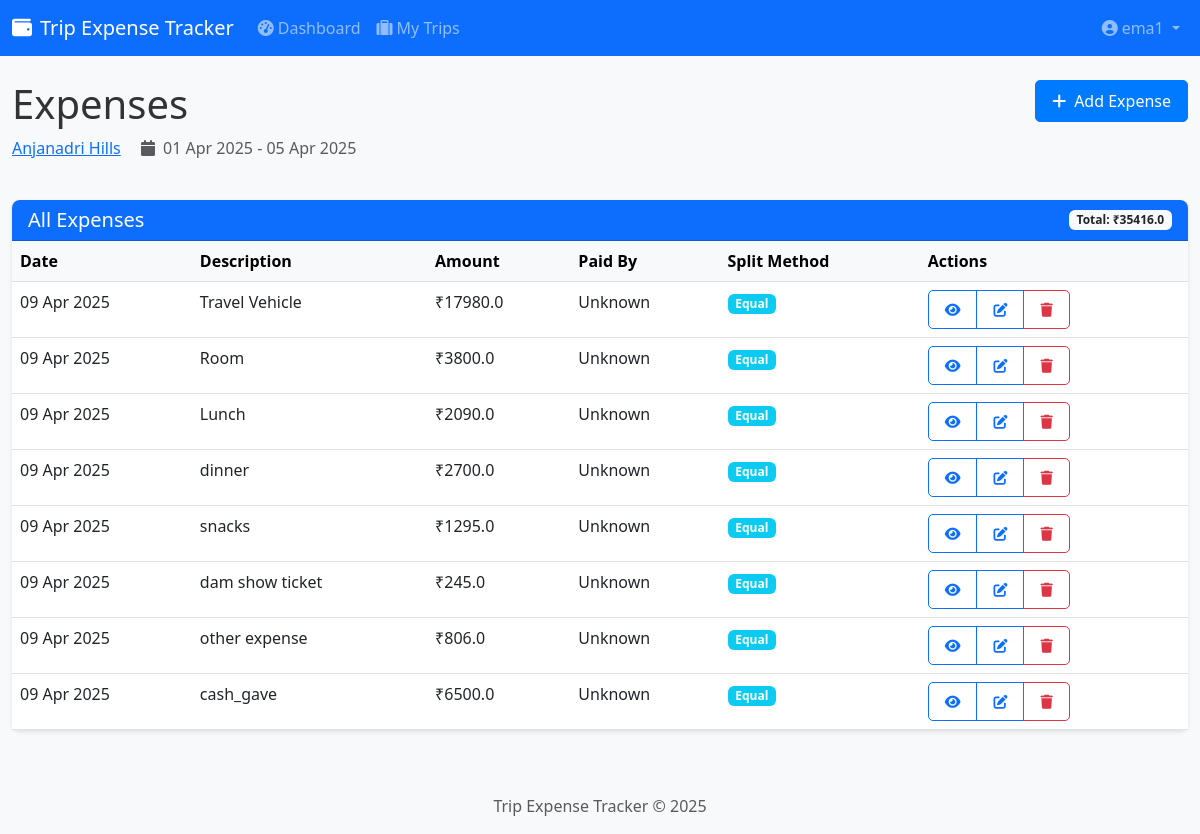
The page /trips/3/expenses (signed in) on the database as committed earlier.
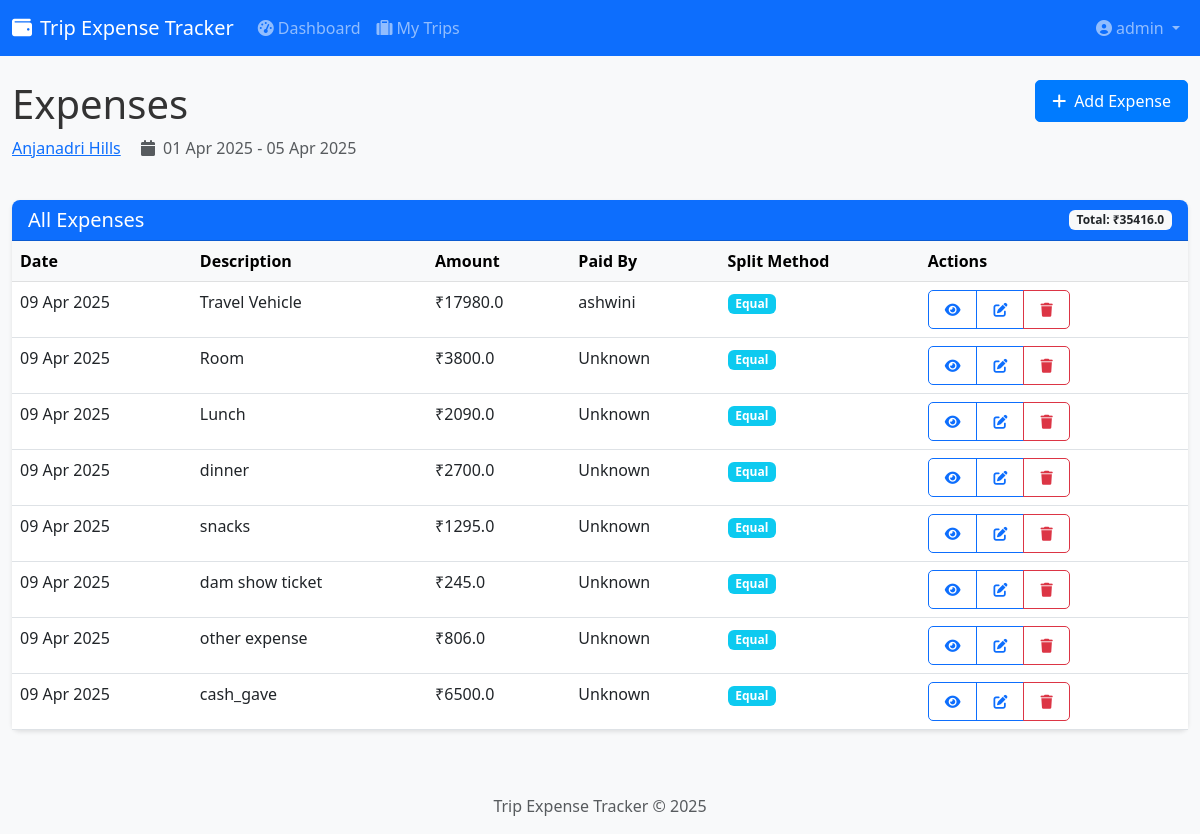
The same page on the database as committed later.
### expense_tracker/backend/models/user.py (models this page shows, shortened)
class User(UserMixin, db.Model):
    id = db.Column(db.Integer, primary_key=True)
    email = db.Column(db.String(120), unique=True, nullable=False, index=True)
    name = db.Column(db.String(100), nullable=False)
    password_hash = db.Column(db.String(128))
    created_at = db.Column(db.DateTime, default=datetime.utcnow)
    last_seen = db.Column(db.DateTime, default=datetime.utcnow)
    is_admin = db.Column(db.Boolean, default=False)
    trips_created = db.relationship('Trip', backref='admin', lazy='dynamic', foreign_keys='Trip.admin_id')

### expense_tracker/backend/models/expense.py (models this page shows, shortened)
class Expense(db.Model):
    id = db.Column(db.Integer, primary_key=True)
    description = db.Column(db.String(200), nullable=False)
    amount = db.Column(db.Float, nullable=False)
    currency = db.Column(db.String(3), default='INR')
    date = db.Column(db.DateTime, default=datetime.utcnow)
    created_at = db.Column(db.DateTime, default=datetime.utcnow)
    updated_at = db.Column(db.DateTime, default=datetime.utcnow, onupdate=datetime.utcnow)
    split_method = db.Column(db.String(20), default='equal')
    payer_id = db.Column(db.String(100), nullable=False)  # Can be user ID or 'unregistered_name'
    trip_id = db.Column(db.Integer, db.ForeignKey('trip.id'), nullable=False)
    participants = db.Column(db.Text, nullable=False, default='[]')  # Registered participants
    shares = db.Column(db.Text, nullable=False, default='{}')  # Shares for all participants
    items = db.Column(db.Text, nullable=True, default='[]')  # For itemized expenses and unregistered participants

### expense_tracker/backend/routes/expenses.py (the view)
@bp.route('/<int:trip_id>/expenses')
@login_required
def list_expenses(trip_id):
    trip = Trip.query.get_or_404(trip_id)
    participants = trip.get_participants_list()
    if str(current_user.id) not in participants and current_user.id != trip.admin_id:
        flash('You do not have access to this trip', 'error')
        return redirect(url_for('trips.list_trips'))
    expenses = Expense.query.filter_by(trip_id=trip_id).order_by(Expense.date.desc()).all()
    user_map = {str(user.id): user.name for user in User.query.all()}
    return render_template('expenses/list.html',
                          trip=trip,
                          expenses=expenses,
                          user_map=user_map)

### expense_tracker/backend/models/trip.py (called while the page is built)
    def get_participants_list(self):
        if self.participants is None:
            return []
        return json.loads(self.participants)

    def calculate_total_expenses(self):
        return sum(expense.amount for expense in self.expenses)

### expense_tracker/backend/templates/expenses/list.html (shortened to what this page needs)
{% extends "base.html" %}
{% block content %}
<div class="row mb-4">
    <div class="col-md-8">
        <h1 class="mb-2">Expenses</h1>
        <p class="text-muted">
            <a href="{{ url_for('trips.view_trip', trip_id=trip.id) }}">{{ trip.name }}</a>
            <i class="fas fa-calendar ms-3 me-1"></i>
            {{ trip.start_date.strftime('%d %b %Y') }} - {{ trip.end_date.strftime('%d %b %Y') }}
        </p>
    </div>
    <div class="col-md-4 text-end">
        <a href="{{ url_for('expenses.add_expense', trip_id=trip.id) }}" class="btn btn-primary">
            <i class="fas fa-plus me-2"></i>Add Expense
        </a>
    </div>
</div>
{% if expenses %}
<div class="card">
    <div class="card-header bg-primary text-white">
        <div class="d-flex justify-content-between align-items-center">
            <h5 class="mb-0">All Expenses</h5>
            <span class="badge bg-light text-dark">Total: ₹{{ trip.calculate_total_expenses()|round(2) }}</span>
        </div>
    </div>
    <div class="card-body p-0">
        <div class="table-responsive">
            <table class="table table-hover mb-0">
                <thead class="table-light">
                    <tr>
                        <th>Date</th>
                        <th>Description</th>
                        <th>Amount</th>
                        <th>Paid By</th>
                        <th>Split Method</th>
                        <th>Actions</th>
                    </tr>
                </thead>
                <tbody>
                    {% for expense in expenses %}
                    <tr>
                        <td>{{ expense.date.strftime('%d %b %Y') }}</td>
                        <td>{{ expense.description }}</td>
                        <td>₹{{ expense.amount|round(2) }}</td>
                        <td>
                            {% if expense.payer_id == current_user.id %}
                            <span class="badge bg-primary">You</span>
                            {% else %}
                            {{ user_map.get(expense.payer_id|string, 'Unknown') }}
                            {% endif %}
                        </td>
                        <td>
                            {% if expense.split_method == 'equal' %}
                            <span class="badge bg-info">Equal</span>
                            {% elif expense.split_method == 'exact' %}
                            <span class="badge bg-warning">Exact</span>
                            {% elif expense.split_method == 'itemized' %}
                            <span class="badge bg-success">Itemized</span>
                            {% endif %}
                        </td>
                        <td>
                            <div class="btn-group btn-group-sm">
                                <a href="{{ url_for('expenses.view_expense', trip_id=trip.id, expense_id=expense.id) }}" class="btn btn-outline-primary">
                                    <i class="fas fa-eye"></i>
                                </a>
                                {% if expense.payer_id == current_user.id or trip.admin_id == current_user.id %}
                                <a href="{{ url_for('expenses.edit_expense', trip_id=trip.id, expense_id=expense.id) }}" class="btn btn-outline-primary">
                                    <i class="fas fa-edit"></i>
                                </a>
                                <button type="button" class="btn btn-outline-danger" data-bs-toggle="modal" data-bs-target="#deleteModal{{ expense.id }}">
                                    <i class="fas fa-trash"></i>
                                </button>
                                {% endif %}
                            </div>
                        </td>
                    </tr>
                    {% endfor %}
                </tbody>
            </table>
        </div>
    </div>
</div>
{% endif %}
{% endblock %}

### expense_tracker/backend/templates/base.html (shortened to what this page needs)
<!DOCTYPE html>
<html lang="en">
<head>
    <link href="https://cdn.jsdelivr.net/npm/bootstrap@5.3.0-alpha1/dist/css/bootstrap.min.css" rel="stylesheet">
    <link rel="stylesheet" href="https://cdnjs.cloudflare.com/ajax/libs/font-awesome/6.0.0/css/all.min.css">
    <link rel="stylesheet" href="{{ url_for('static', filename='css/style.css') }}">
</head>
<body>
    <nav class="navbar navbar-expand-lg navbar-dark bg-primary">
        <div class="container">
            <a class="navbar-brand" href="{{ url_for('main.index') }}">
                <i class="fas fa-wallet me-2"></i>Trip Expense Tracker
            </a>
            <div class="collapse navbar-collapse" id="navbarNav">
                <ul class="navbar-nav me-auto">
                    {% if current_user.is_authenticated %}
                    <li class="nav-item">
                        <a class="nav-link" href="{{ url_for('main.dashboard') }}">
                            <i class="fas fa-tachometer-alt me-1"></i>Dashboard
                        </a>
                    </li>
                    <li class="nav-item">
                        <a class="nav-link" href="{{ url_for('trips.list_trips') }}">
                            <i class="fas fa-suitcase me-1"></i>My Trips
                        </a>
                    </li>
                    {% endif %}
                </ul>
                <ul class="navbar-nav">
                    {% if current_user.is_authenticated %}
                    <li class="nav-item dropdown">
                        <a class="nav-link dropdown-toggle" href="#" id="userDropdown" role="button" data-bs-toggle="dropdown">
                            <i class="fas fa-user-circle me-1"></i>{{ current_user.name }}
                        </a>
                    </li>
                    {% endif %}
                </ul>
            </div>
        </div>
    </nav>
    <div class="container mt-4">
        {% block content %}{% endblock %}
    </div>
    <footer class="footer mt-5 py-3 bg-light">
        <div class="container text-center">
            <span class="text-muted">Trip Expense Tracker &copy; 2025</span>
        </div>
    </footer>
</body>
</html>

Rows that differ between the two databases and show on the page:
changed User: name "ema1" → "admin"
changed Expense "Travel Vehicle": get "Unknown" → (not shown)
added User: get "ashwini"
